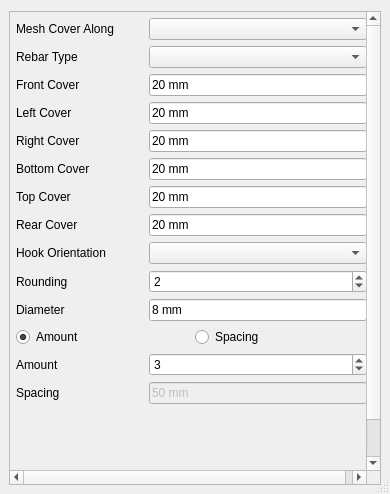
<?xml version="1.0" encoding="UTF-8"?>
<ui version="4.0">
 <class>ParallelRebars</class>
 <widget class="QDialog" name="ParallelRebars">
  <property name="geometry">
   <rect>
    <x>0</x>
    <y>0</y>
    <width>390</width>
    <height>494</height>
   </rect>
  </property>
  <property name="maximumSize">
   <size>
    <width>16777215</width>
    <height>16777215</height>
   </size>
  </property>
  <property name="windowTitle">
   <string>Dialog</string>
  </property>
  <property name="windowOpacity">
   <double>1.000000000000000</double>
  </property>
  <property name="sizeGripEnabled">
   <bool>true</bool>
  </property>
  <property name="modal">
   <bool>false</bool>
  </property>
  <layout class="QGridLayout" name="gridLayout">
   <property name="sizeConstraint">
    <enum>QLayout::SetDefaultConstraint</enum>
   </property>
   <property name="leftMargin">
    <number>9</number>
   </property>
   <property name="rightMargin">
    <number>9</number>
   </property>
   <property name="bottomMargin">
    <number>9</number>
   </property>
   <property name="spacing">
    <number>0</number>
   </property>
   <item row="0" column="0">
    <widget class="QScrollArea" name="scrollArea">
     <property name="sizePolicy">
      <sizepolicy hsizetype="Expanding" vsizetype="Expanding">
       <horstretch>0</horstretch>
       <verstretch>0</verstretch>
      </sizepolicy>
     </property>
     <property name="horizontalScrollBarPolicy">
      <enum>Qt::ScrollBarAsNeeded</enum>
     </property>
     <property name="sizeAdjustPolicy">
      <enum>QAbstractScrollArea::AdjustToContents</enum>
     </property>
     <property name="widgetResizable">
      <bool>false</bool>
     </property>
     <property name="alignment">
      <set>Qt::AlignCenter</set>
     </property>
     <widget class="QWidget" name="scrollAreaWidgetContents_4">
      <property name="geometry">
       <rect>
        <x>0</x>
        <y>0</y>
        <width>363</width>
        <height>500</height>
       </rect>
      </property>
      <property name="sizePolicy">
       <sizepolicy hsizetype="Expanding" vsizetype="Expanding">
        <horstretch>0</horstretch>
        <verstretch>0</verstretch>
       </sizepolicy>
      </property>
      <property name="autoFillBackground">
       <bool>true</bool>
      </property>
      <widget class="QWidget" name="layoutWidget">
       <property name="geometry">
        <rect>
         <x>0</x>
         <y>0</y>
         <width>363</width>
         <height>735</height>
        </rect>
       </property>
       <layout class="QFormLayout" name="formLayout_4">
        <property name="sizeConstraint">
         <enum>QLayout::SetNoConstraint</enum>
        </property>
        <property name="fieldGrowthPolicy">
         <enum>QFormLayout::AllNonFixedFieldsGrow</enum>
        </property>
        <property name="rowWrapPolicy">
         <enum>QFormLayout::DontWrapRows</enum>
        </property>
        <property name="leftMargin">
         <number>6</number>
        </property>
        <property name="topMargin">
         <number>6</number>
        </property>
        <property name="rightMargin">
         <number>6</number>
        </property>
        <property name="bottomMargin">
         <number>6</number>
        </property>
        <item row="0" column="0">
         <widget class="QLabel" name="meshCoverAlongLabel">
          <property name="sizePolicy">
           <sizepolicy hsizetype="Fixed" vsizetype="Preferred">
            <horstretch>0</horstretch>
            <verstretch>0</verstretch>
           </sizepolicy>
          </property>
          <property name="text">
           <string>Mesh Cover Along</string>
          </property>
         </widget>
        </item>
        <item row="0" column="1">
         <widget class="Gui::PrefComboBox" name="meshCoverAlongValue"/>
        </item>
        <item row="1" column="0">
         <widget class="QLabel" name="parallel_rebars_typeLabel">
          <property name="minimumSize">
           <size>
            <width>127</width>
            <height>0</height>
           </size>
          </property>
          <property name="text">
           <string>Rebar Type</string>
          </property>
         </widget>
        </item>
        <item row="1" column="1">
         <widget class="Gui::PrefComboBox" name="parallel_rebars_type">
          <property name="prefEntry" stdset="0">
           <cstring></cstring>
          </property>
          <property name="prefPath" stdset="0">
           <cstring></cstring>
          </property>
         </widget>
        </item>
        <item row="2" column="0">
         <widget class="QLabel" name="parallel_frontCoverLabel">
          <property name="text">
           <string>Front Cover</string>
          </property>
         </widget>
        </item>
        <item row="2" column="1">
         <widget class="Gui::InputField" name="parallel_frontCover">
          <property name="text">
           <string>20 mm</string>
          </property>
          <property name="unit" stdset="0">
           <string notr="true"/>
          </property>
         </widget>
        </item>
        <item row="3" column="0">
         <widget class="QLabel" name="parallel_l_sideCoverLabel">
          <property name="text">
           <string>Left Cover</string>
          </property>
         </widget>
        </item>
        <item row="3" column="1">
         <widget class="Gui::InputField" name="parallel_l_sideCover">
          <property name="text">
           <string>20 mm</string>
          </property>
          <property name="unit" stdset="0">
           <string notr="true"/>
          </property>
         </widget>
        </item>
        <item row="4" column="0">
         <widget class="QLabel" name="parallel_r_sideCoverLabel">
          <property name="text">
           <string>Right Cover</string>
          </property>
         </widget>
        </item>
        <item row="4" column="1">
         <widget class="Gui::InputField" name="parallel_r_sideCover">
          <property name="text">
           <string>20 mm</string>
          </property>
          <property name="unit" stdset="0">
           <string notr="true"/>
          </property>
         </widget>
        </item>
        <item row="5" column="0">
         <widget class="QLabel" name="parallel_bottomCoverLabel">
          <property name="text">
           <string>Bottom Cover</string>
          </property>
         </widget>
        </item>
        <item row="5" column="1">
         <widget class="Gui::InputField" name="parallel_bottomCover">
          <property name="text">
           <string>20 mm</string>
          </property>
          <property name="unit" stdset="0">
           <string notr="true"/>
          </property>
         </widget>
        </item>
        <item row="6" column="0">
         <widget class="QLabel" name="parallel_topCoverLabel">
          <property name="text">
           <string>Top Cover</string>
          </property>
         </widget>
        </item>
        <item row="6" column="1">
         <widget class="Gui::InputField" name="parallel_topCover">
          <property name="text">
           <string>20 mm</string>
          </property>
          <property name="unit" stdset="0">
           <string notr="true"/>
          </property>
         </widget>
        </item>
        <item row="7" column="0">
         <widget class="QLabel" name="parallel_rearCoverLabel">
          <property name="text">
           <string>Rear Cover</string>
          </property>
         </widget>
        </item>
        <item row="7" column="1">
         <widget class="Gui::InputField" name="parallel_rearCover">
          <property name="text">
           <string>20 mm</string>
          </property>
          <property name="unit" stdset="0">
           <string notr="true"/>
          </property>
         </widget>
        </item>
        <item row="8" column="0">
         <widget class="QLabel" name="parallel_l_shapeHookOrientationLabel">
          <property name="sizePolicy">
           <sizepolicy hsizetype="Fixed" vsizetype="Preferred">
            <horstretch>0</horstretch>
            <verstretch>0</verstretch>
           </sizepolicy>
          </property>
          <property name="minimumSize">
           <size>
            <width>127</width>
            <height>0</height>
           </size>
          </property>
          <property name="text">
           <string>Hook Orientation</string>
          </property>
         </widget>
        </item>
        <item row="8" column="1">
         <widget class="Gui::PrefComboBox" name="parallel_l_shapeHookOrientation">
          <property name="enabled">
           <bool>true</bool>
          </property>
         </widget>
        </item>
        <item row="9" column="0">
         <widget class="QLabel" name="parallel_roundingLabel">
          <property name="text">
           <string>Rounding</string>
          </property>
         </widget>
        </item>
        <item row="9" column="1">
         <widget class="Gui::PrefSpinBox" name="parallel_rounding">
          <property name="value">
           <number>2</number>
          </property>
         </widget>
        </item>
        <item row="10" column="0">
         <widget class="QLabel" name="parallel_diameterLabel">
          <property name="text">
           <string>Diameter</string>
          </property>
         </widget>
        </item>
        <item row="10" column="1">
         <widget class="Gui::InputField" name="parallel_diameter">
          <property name="text">
           <string>8 mm</string>
          </property>
          <property name="unit" stdset="0">
           <string notr="true"/>
          </property>
         </widget>
        </item>
        <item row="11" column="0" colspan="2">
         <layout class="QHBoxLayout" name="horizontalLayout">
          <property name="sizeConstraint">
           <enum>QLayout::SetDefaultConstraint</enum>
          </property>
          <item>
           <widget class="Gui::PrefRadioButton" name="parallel_amount_radio">
            <property name="text">
             <string>Amount</string>
            </property>
            <property name="checked">
             <bool>true</bool>
            </property>
           </widget>
          </item>
          <item>
           <widget class="Gui::PrefRadioButton" name="parallel_spacing_radio">
            <property name="text">
             <string>Spacing</string>
            </property>
           </widget>
          </item>
         </layout>
        </item>
        <item row="12" column="0">
         <widget class="QLabel" name="parallel_amountLabel">
          <property name="text">
           <string>Amount</string>
          </property>
         </widget>
        </item>
        <item row="12" column="1">
         <widget class="Gui::PrefSpinBox" name="parallel_amount">
          <property name="value">
           <number>3</number>
          </property>
         </widget>
        </item>
        <item row="13" column="0">
         <widget class="QLabel" name="parallel_spacingLabel">
          <property name="text">
           <string>Spacing</string>
          </property>
         </widget>
        </item>
        <item row="13" column="1">
         <widget class="Gui::InputField" name="parallel_spacing">
          <property name="enabled">
           <bool>false</bool>
          </property>
          <property name="text">
           <string>50 mm</string>
          </property>
          <property name="unit" stdset="0">
           <string notr="true"/>
          </property>
         </widget>
        </item>
       </layout>
      </widget>
     </widget>
    </widget>
   </item>
  </layout>
 </widget>
 <customwidgets>
  <customwidget>
   <class>Gui::PrefRadioButton</class>
   <extends>QRadioButton</extends>
   <header>Gui/PrefWidgets.h</header>
  </customwidget>
  <customwidget>
   <class>Gui::InputField</class>
   <extends>QLineEdit</extends>
   <header>Gui/InputField.h</header>
  </customwidget>
  <customwidget>
   <class>Gui::PrefSpinBox</class>
   <extends>QSpinBox</extends>
   <header>Gui/PrefWidgets.h</header>
  </customwidget>
  <customwidget>
   <class>Gui::PrefComboBox</class>
   <extends>QComboBox</extends>
   <header>Gui/PrefWidgets.h</header>
  </customwidget>
 </customwidgets>
 <tabstops>
  <tabstop>meshCoverAlongValue</tabstop>
  <tabstop>parallel_frontCover</tabstop>
  <tabstop>parallel_l_sideCover</tabstop>
  <tabstop>parallel_r_sideCover</tabstop>
  <tabstop>parallel_bottomCover</tabstop>
  <tabstop>parallel_topCover</tabstop>
  <tabstop>parallel_rounding</tabstop>
  <tabstop>parallel_diameter</tabstop>
  <tabstop>parallel_amount_radio</tabstop>
  <tabstop>parallel_spacing_radio</tabstop>
  <tabstop>parallel_amount</tabstop>
  <tabstop>parallel_spacing</tabstop>
 </tabstops>
 <resources/>
 <connections/>
 <buttongroups>
  <buttongroup name="buttonGroup"/>
 </buttongroups>
</ui>
